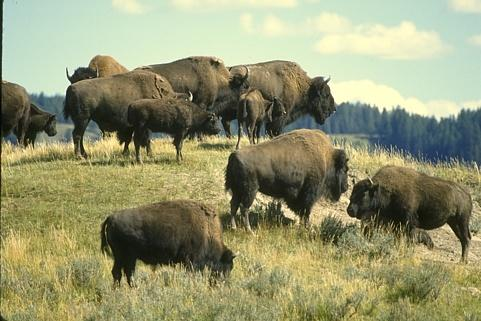
%> input picture Linear Contrast Enhancement/buffalo.png, 481 x 321 px
$ octave 'Linear_contrast_enhancement  .m'   (GNU Octave 9; MATLAB toolbox functions it lacks are replaced by stand-ins)
%> lines starting %> are read from the running program, lines starting %| are printed output that depends on the picture

B = imread('buffalo.png');
%> B is the input picture: size 321x481x3 uint8; mean R, G, B 149.1, 150.1, 113.8
A = imcrop(B,[1,261,481,321]);
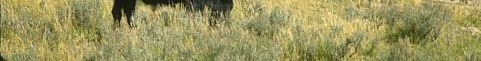
%> A: size 61x481x3 uint8; mean R, G, B 155.1, 149.5, 93.6

Ar=A(:,:,1);
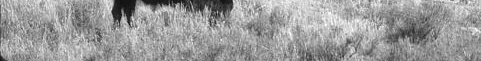
%> Ar: size 61x481 uint8; min 11, max 255, mean 155.1
Ag=A(:,:,2);
Ab=A(:,:,3);
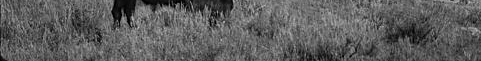
%> Ab: size 61x481 uint8; min 0, max 199, mean 93.6
%------------------linear------------------------------
b1 = im2double(Ar);
Bmin1 = min(min(b1));
%> Bmin1 = 0.0431
Bmax1 = max(max(b1));
%> Bmax1 = 1
calc1 = (b1-Bmin1)*(1/(Bmax1-Bmin1));
calc1 = uint8(255*calc1);
%> calc1: size 61x481 uint8

b2 = im2double(Ag);
Bmin2 = min(min(b2));
%> Bmin2 = 0.0118
Bmax2 = max(max(b2));
%> Bmax2 = 0.98
calc2 = (b2-Bmin2)*(1/(Bmax2-Bmin2));
calc2 = uint8(255*calc2);
%> calc2: size 61x481 uint8


b3 = im2double(Ab);
Bmin3 = min(min(b3));
%> Bmin3 = 0
Bmax3 = max(max(b3));
%> Bmax3 = 0.78
calc3 = (b3-Bmin3)*(1/(Bmax3-Bmin3));
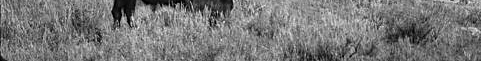
%> calc3: size 61x481 double; min 0, max 1, mean 0.47
calc3 = uint8(255*calc3);
%> calc3: size 61x481 uint8

D(:,:,1)=calc1;
D(:,:,2)=calc2;
D(:,:,3)=calc3;
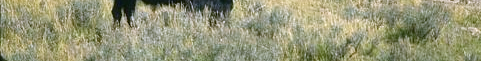
%> D: size 61x481x3 uint8; mean R, G, B 150.6, 151.3, 119.9

figure(1);
subplot(2,3,1); imhist(Ar); title('Red before');
subplot(2,3,4); imhist(calc1); title('Red after');

subplot(2,3,2); imhist(Ag); title('Green');
subplot(2,3,5); imhist(calc2); title('Green after');

subplot(2,3,3); imhist(Ab); title('Blue');
subplot(2,3,6); imhist(calc3); title('Blue after');
%> after `title('Blue after')`:
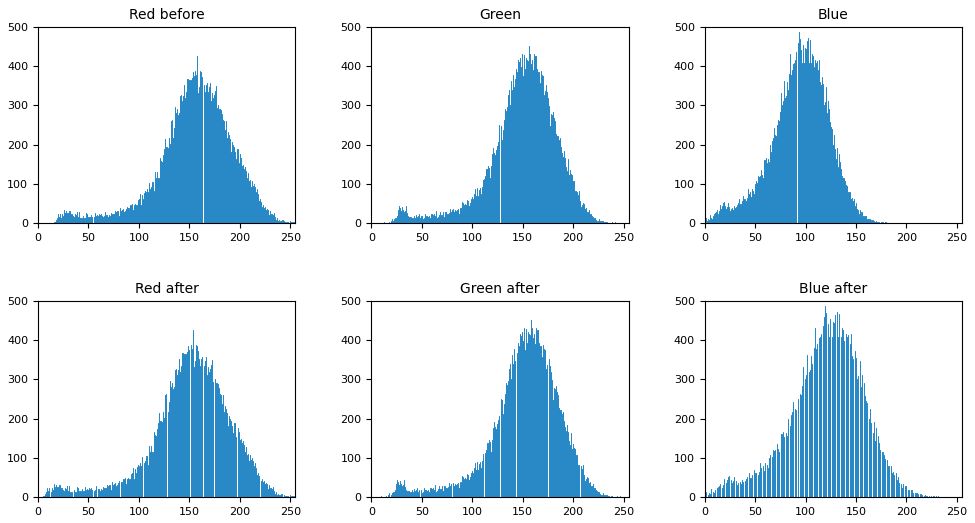
%> figure redrawn from the program's plot data, 6 panels; panel 1: highest point at x = 158, y = 427; panel 2: highest point at x = 154, y = 427; panel 3: highest point at x = 156, y = 452; panel 4: highest point at x = 158, y = 452

figure(2)
subplot(1, 2, 1)
imshow(A); title('Original');
subplot(1, 2, 2)
imshow(D); title('After Linear transformation');
